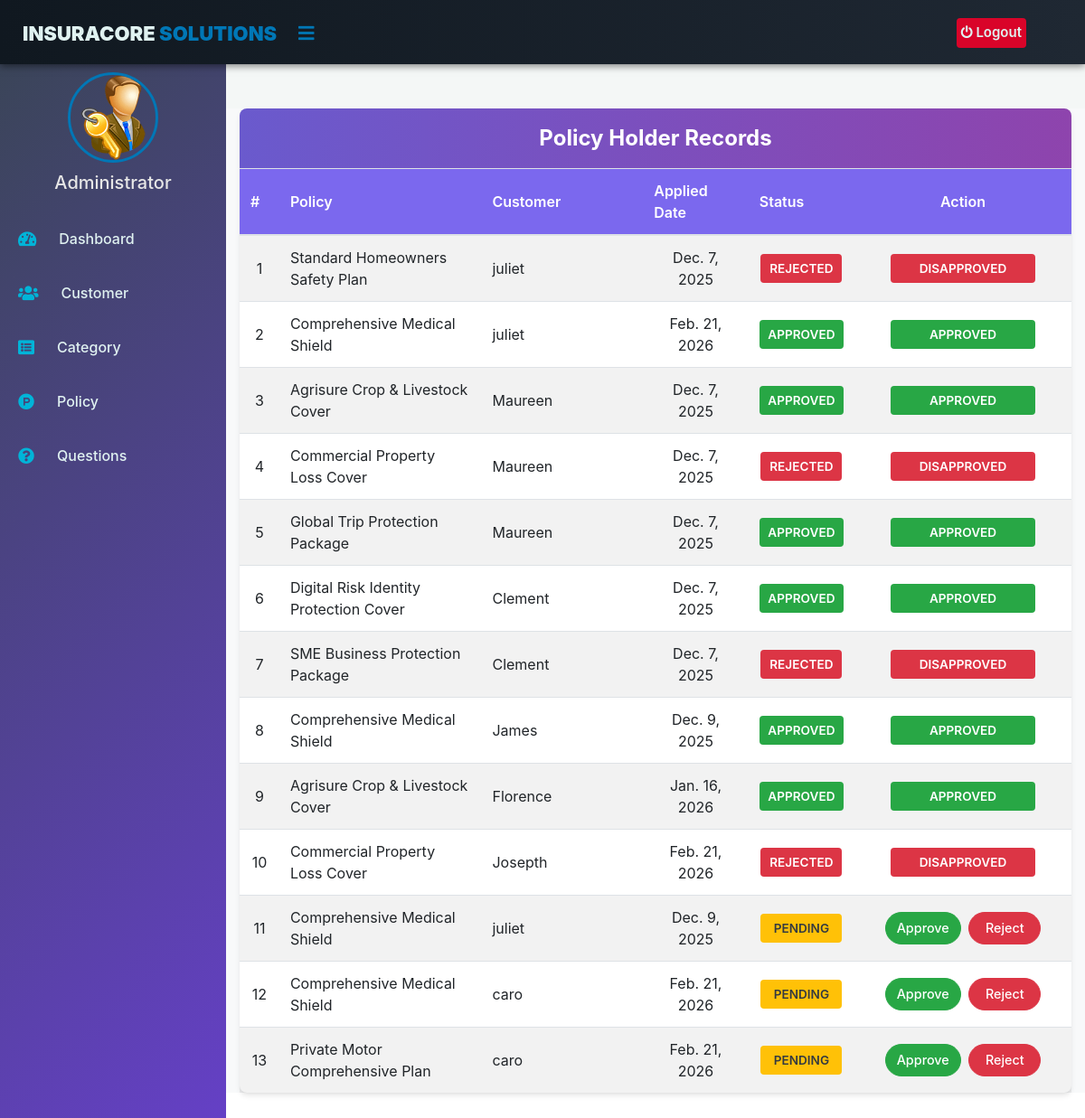
The app's page /admin-view-policy-holder with its own data.
### insurance/models.py (models this page shows, shortened)
class PolicyRecord(models.Model):
    customer = models.ForeignKey(Customer, on_delete=models.CASCADE)
    Policy = models.ForeignKey(Policy, on_delete=models.CASCADE)
    status = models.CharField(max_length=100, default='Pending')
    creation_date = models.DateField(auto_now=True)

class Policy(models.Model):
    category= models.ForeignKey('Category', on_delete=models.CASCADE)
    policy_name=models.CharField(max_length=200)
    sum_assurance=models.PositiveIntegerField()
    premium=models.PositiveIntegerField()
    tenure=models.PositiveIntegerField()
    creation_date =models.DateField(auto_now=True)
    def __str__(self):
        return self.policy_name

### customer/models.py (models this page shows, shortened)
class Customer(models.Model):
    user=models.OneToOneField(User,on_delete=models.CASCADE)
    profile_pic= models.ImageField(upload_to='profile_pic/Customer/',null=True,blank=True)
    address = models.CharField(max_length=40)
    mobile = models.CharField(max_length=20,null=False)
    def __str__(self):
        return self.user.first_name

### insurance/views.py (the view)
# urls.py: path('admin-view-policy-holder', views.admin_view_policy_holder_view,name='admin-view-policy-holder'),
def admin_view_policy_holder_view(request):
    policyrecords = models.PolicyRecord.objects.all()
    return render(request,'insurance/admin_view_policy_holder.html',{'policyrecords':policyrecords})

### templates/insurance/admin_view_policy_holder.html (shortened to what this page needs)
{% extends 'insurance/adminbase.html' %}
{% block content %}
{%load static%}
<head>
  <link href="https://maxcdn.bootstrapcdn.com/bootstrap/4.4.1/css/bootstrap.min.css" rel="stylesheet">
  <link href="https://maxcdn.bootstrapcdn.com/font-awesome/4.3.0/css/font-awesome.min.css" rel="stylesheet">
</head>
<div class="container container-fluid-custom">
  <div class="view-card">
    <div class="card-header-custom">
      Policy Holder Records
    </div>
    <div class="table-responsive">
      <table class="table table-hover table-striped" id="dev-table">
        <thead>
          <tr>
            <th style="width: 5%;">#</th>
            <th style="width: 30%;">Policy</th>
            <th style="width: 25%;">Customer</th>
            <th style="width: 15%;">Applied Date</th>
            <th style="width: 10%;">Status</th>
            <th class="action-column">Action</th>
          </tr>
        </thead>
        <tbody>
          {% for t in policyrecords %}
          <tr>
            <td class="text-center-data"> {{ forloop.counter }}</td>
            <td class="text-left-data"> {{t.Policy}}</td>
            <td class="text-left-data"> {{t.customer}}</td>
            <td class="text-center-data">{{t.creation_date}}</td>
            <td class="text-center-data">
                {% if t.status == 'Pending' %}
                    <span class="status-badge badge-pending">Pending</span>
                {% elif t.status == 'Approved' %}
                    <span class="status-badge badge-approved">Approved</span>
                {% else %}
                    <span class="status-badge badge-rejected">Rejected</span>
                {% endif %}
            </td>
            <td class="action-column">
              {% if t.status == 'Pending' %}
                <a class="btn btn-success action-btn" style="color: white;" href="{% url 'approve-request' t.id  %}">Approve</a>
                <a class="btn btn-danger action-btn" style="color: white;" href="{% url 'reject-request' t.id  %}">Reject</a>
              {% else %}
                <span class="status-badge {% if t.status == 'Approved' %}badge-approved{% else %}badge-rejected{% endif %}" style="min-width: 160px;">
                    {{t.status}}
                </span>
              {% endif %}
            </td>
          </tr>
          {% endfor %}
        </tbody>
      </table>
    </div>
  </div>
</div>
<br><br><br><br><br><br>
{% endblock content %}

### templates/insurance/adminbase.html (style rules this page uses)
:root { --color-primary-blue: #0077b6; --color-primary-dark: #023e8a; --color-sidebar-bg: #1f2833; --color-header-bg: #101820; --color-text-light: #e0f2f1; --color-logout-red: #d90429; --color-logout-hover: #ef233c; --color-active-link: #00b4d8; }
a:link { text-decoration: none; }
body { margin: 0; padding: 0; font-family: "Gill Sans", sans-serif; }

### templates/insurance/admin_view_policy_holder.html (style rules this page uses)
a:link { text-decoration: none; }
:root { --color-slate-blue: #6A5ACD; --color-deep-purple: #8E44AD; --color-header-bg: #7B68EE; --color-success: #28a745; --color-danger: #dc3545; --color-pending: #ffc107; }
.container-fluid-custom { padding: 30px 20px; background-color: #f8f9fa; }
.view-card { background: #ffffff; border: none; border-radius: 8px; box-shadow: 0 4px 6px -1px rgba(0, 0, 0, 0.1), 0 2px 4px -2px rgba(0, 0, 0, 0.06); padding: 0; }
.card-header-custom { background: linear-gradient(90deg, var(--color-slate-blue), var(--color-deep-purple)); color: white; padding: 15px 20px; border-radius: 8px 8px 0 0; font-weight: 700; font-size: 1.5rem; text-align: center; }
.table { margin-bottom: 0; }
.table thead th { background-color: var(--color-header-bg); color: #fff; font-weight: 600; vertical-align: middle; padding: 12px; }
.table tbody td { vertical-align: middle; padding: 12px; text-align: center; }
.table-responsive { overflow-x: auto; }
.text-center-data { text-align: center !important; }
.text-left-data { text-align: left !important; }
.status-badge { padding: .4em .7em; font-weight: 600; border-radius: .25rem; font-size: 85%; color: white; min-width: 90px; display: inline-block; text-transform: uppercase; }
.badge-pending { background-color: var(--color-pending); color: #343a40; }
.badge-approved { background-color: var(--color-success); }
.badge-rejected { background-color: var(--color-danger); }
.action-btn { min-width: 80px; padding: 6px 12px; margin: 2px; font-weight: 500; border-radius: 50px; font-size: 90%; }
.action-column { min-width: 240px; text-align: center; }
.container { max-width: 1300px; padding: 0 15px; }

### records on screen
PolicyRecord: Policy "Standard Homeowners Safety Plan", customer "juliet", creation_date "Dec. 7, 2025", shows "REJECTED", status "DISAPPROVED"
PolicyRecord: Policy "Comprehensive Medical Shield", customer "juliet", creation_date "Feb. 21, 2026", shows "APPROVED", status "APPROVED"
PolicyRecord: Policy "Agrisure Crop & Livestock Cover", customer "Maureen", creation_date "Dec. 7, 2025", shows "APPROVED", status "APPROVED"
PolicyRecord: Policy "Commercial Property Loss Cover", customer "Maureen", creation_date "Dec. 7, 2025", shows "REJECTED", status "DISAPPROVED"
PolicyRecord: Policy "Global Trip Protection Package", customer "Maureen", creation_date "Dec. 7, 2025", shows "APPROVED", status "APPROVED"
PolicyRecord: Policy "Digital Risk Identity Protection Cover", customer "Clement", creation_date "Dec. 7, 2025", shows "APPROVED", status "APPROVED"
PolicyRecord: Policy "SME Business Protection Package", customer "Clement", creation_date "Dec. 7, 2025", shows "REJECTED", status "DISAPPROVED"
PolicyRecord: Policy "Comprehensive Medical Shield", customer "James", creation_date "Dec. 9, 2025", shows "APPROVED", status "APPROVED"
PolicyRecord: Policy "Agrisure Crop & Livestock Cover", customer "Florence", creation_date "Jan. 16, 2026", shows "APPROVED", status "APPROVED"
PolicyRecord: Policy "Commercial Property Loss Cover", customer "Josepth", creation_date "Feb. 21, 2026", shows "REJECTED", status "DISAPPROVED"
PolicyRecord: Policy "Comprehensive Medical Shield", customer "juliet", creation_date "Dec. 9, 2025", status "PENDING"
PolicyRecord: Policy "Comprehensive Medical Shield", customer "caro", creation_date "Feb. 21, 2026", status "PENDING"
PolicyRecord: Policy "Private Motor Comprehensive Plan", customer "caro", creation_date "Feb. 21, 2026", status "PENDING"
